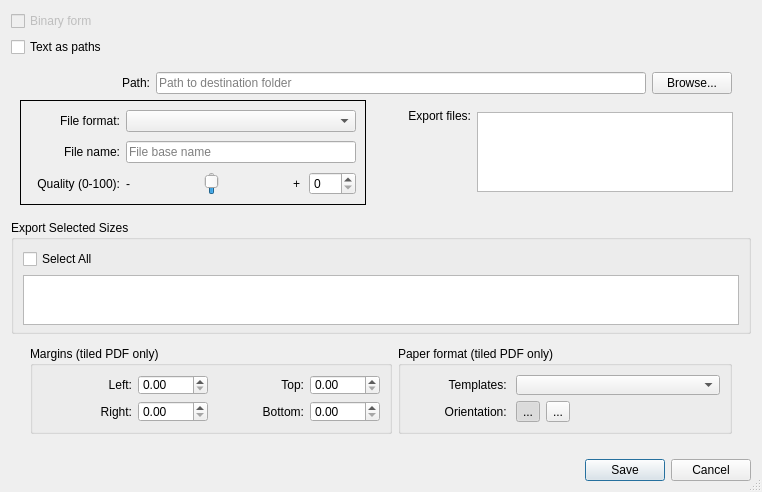
<?xml version="1.0" encoding="UTF-8"?>
<ui version="4.0">
 <class>ExportLayoutDialog</class>
 <widget class="QDialog" name="ExportLayoutDialog">
  <property name="windowModality">
   <enum>Qt::NonModal</enum>
  </property>
  <property name="geometry">
   <rect>
    <x>0</x>
    <y>0</y>
    <width>762</width>
    <height>492</height>
   </rect>
  </property>
  <property name="minimumSize">
   <size>
    <width>0</width>
    <height>0</height>
   </size>
  </property>
  <property name="maximumSize">
   <size>
    <width>16777215</width>
    <height>16777215</height>
   </size>
  </property>
  <property name="font">
   <font>
    <pointsize>9</pointsize>
   </font>
  </property>
  <property name="windowTitle">
   <string>Export Layout</string>
  </property>
  <property name="windowIcon">
   <iconset resource="../share/resources/toolicon.qrc">
    <normaloff>:/tsvg/spectrum/ExportTo.tsvg</normaloff>:/tsvg/spectrum/ExportTo.tsvg</iconset>
  </property>
  <property name="sizeGripEnabled">
   <bool>true</bool>
  </property>
  <property name="modal">
   <bool>true</bool>
  </property>
  <layout class="QVBoxLayout" name="verticalLayout_6">
   <item>
    <widget class="QCheckBox" name="binaryDXF_CheckBox">
     <property name="enabled">
      <bool>false</bool>
     </property>
     <property name="text">
      <string>Binary form</string>
     </property>
    </widget>
   </item>
   <item>
    <widget class="QCheckBox" name="textAsPaths_Checkbox">
     <property name="enabled">
      <bool>true</bool>
     </property>
     <property name="text">
      <string>Text as paths</string>
     </property>
    </widget>
   </item>
   <item>
    <widget class="QFrame" name="frame">
     <property name="sizePolicy">
      <sizepolicy hsizetype="Preferred" vsizetype="Maximum">
       <horstretch>0</horstretch>
       <verstretch>0</verstretch>
      </sizepolicy>
     </property>
     <property name="minimumSize">
      <size>
       <width>0</width>
       <height>0</height>
      </size>
     </property>
     <property name="frameShape">
      <enum>QFrame::NoFrame</enum>
     </property>
     <layout class="QVBoxLayout" name="verticalLayout_2">
      <item>
       <layout class="QHBoxLayout" name="path_HorizontalLayout">
        <property name="leftMargin">
         <number>10</number>
        </property>
        <property name="rightMargin">
         <number>10</number>
        </property>
        <item>
         <widget class="QLabel" name="path_Label">
          <property name="sizePolicy">
           <sizepolicy hsizetype="Preferred" vsizetype="Fixed">
            <horstretch>0</horstretch>
            <verstretch>0</verstretch>
           </sizepolicy>
          </property>
          <property name="minimumSize">
           <size>
            <width>120</width>
            <height>0</height>
           </size>
          </property>
          <property name="text">
           <string>Path:</string>
          </property>
          <property name="alignment">
           <set>Qt::AlignRight|Qt::AlignTrailing|Qt::AlignVCenter</set>
          </property>
         </widget>
        </item>
        <item>
         <widget class="QLineEdit" name="path_LineEdit">
          <property name="sizePolicy">
           <sizepolicy hsizetype="Expanding" vsizetype="Fixed">
            <horstretch>0</horstretch>
            <verstretch>0</verstretch>
           </sizepolicy>
          </property>
          <property name="minimumSize">
           <size>
            <width>420</width>
            <height>0</height>
           </size>
          </property>
          <property name="toolTip">
           <string>Destination folder</string>
          </property>
          <property name="placeholderText">
           <string>Path to destination folder</string>
          </property>
         </widget>
        </item>
        <item>
         <widget class="QPushButton" name="browse_PushButton">
          <property name="sizePolicy">
           <sizepolicy hsizetype="Preferred" vsizetype="Fixed">
            <horstretch>0</horstretch>
            <verstretch>0</verstretch>
           </sizepolicy>
          </property>
          <property name="toolTip">
           <string>Select path to destination folder</string>
          </property>
          <property name="text">
           <string>Browse...</string>
          </property>
         </widget>
        </item>
       </layout>
      </item>
      <item>
       <layout class="QHBoxLayout" name="horizontalLayout_2">
        <item>
         <widget class="QFrame" name="file_Frame">
          <property name="frameShape">
           <enum>QFrame::Box</enum>
          </property>
          <layout class="QHBoxLayout" name="horizontalLayout_3">
           <item>
            <layout class="QFormLayout" name="file_FormLayout">
             <property name="verticalSpacing">
              <number>9</number>
             </property>
             <item row="0" column="0">
              <widget class="QLabel" name="format_Label">
               <property name="minimumSize">
                <size>
                 <width>90</width>
                 <height>0</height>
                </size>
               </property>
               <property name="text">
                <string>File format:</string>
               </property>
               <property name="alignment">
                <set>Qt::AlignRight|Qt::AlignTrailing|Qt::AlignVCenter</set>
               </property>
              </widget>
             </item>
             <item row="0" column="1">
              <widget class="ExportFormatCombobox" name="format_ComboBox">
               <property name="sizePolicy">
                <sizepolicy hsizetype="Expanding" vsizetype="Preferred">
                 <horstretch>0</horstretch>
                 <verstretch>0</verstretch>
                </sizepolicy>
               </property>
               <property name="minimumSize">
                <size>
                 <width>0</width>
                 <height>0</height>
                </size>
               </property>
              </widget>
             </item>
             <item row="1" column="0">
              <widget class="QLabel" name="filename_Label">
               <property name="minimumSize">
                <size>
                 <width>90</width>
                 <height>0</height>
                </size>
               </property>
               <property name="text">
                <string>File name:</string>
               </property>
               <property name="alignment">
                <set>Qt::AlignRight|Qt::AlignTrailing|Qt::AlignVCenter</set>
               </property>
              </widget>
             </item>
             <item row="1" column="1">
              <widget class="QLineEdit" name="filename_LineEdit">
               <property name="sizePolicy">
                <sizepolicy hsizetype="Expanding" vsizetype="Preferred">
                 <horstretch>0</horstretch>
                 <verstretch>0</verstretch>
                </sizepolicy>
               </property>
               <property name="minimumSize">
                <size>
                 <width>0</width>
                 <height>0</height>
                </size>
               </property>
               <property name="toolTip">
                <string>File base name</string>
               </property>
               <property name="placeholderText">
                <string>File base name</string>
               </property>
              </widget>
             </item>
             <item row="2" column="0">
              <widget class="QLabel" name="quality_Label">
               <property name="minimumSize">
                <size>
                 <width>90</width>
                 <height>0</height>
                </size>
               </property>
               <property name="font">
                <font>
                 <pointsize>9</pointsize>
                </font>
               </property>
               <property name="text">
                <string>Quality (0-100):</string>
               </property>
               <property name="alignment">
                <set>Qt::AlignRight|Qt::AlignTrailing|Qt::AlignVCenter</set>
               </property>
              </widget>
             </item>
             <item row="2" column="1">
              <layout class="QHBoxLayout" name="quality_HorizontalLayout">
               <property name="spacing">
                <number>9</number>
               </property>
               <item>
                <widget class="QLabel" name="minus_Label">
                 <property name="sizePolicy">
                  <sizepolicy hsizetype="Fixed" vsizetype="Preferred">
                   <horstretch>0</horstretch>
                   <verstretch>0</verstretch>
                  </sizepolicy>
                 </property>
                 <property name="maximumSize">
                  <size>
                   <width>10</width>
                   <height>16777215</height>
                  </size>
                 </property>
                 <property name="font">
                  <font>
                   <pointsize>9</pointsize>
                  </font>
                 </property>
                 <property name="text">
                  <string notr="true">-</string>
                 </property>
                 <property name="indent">
                  <number>0</number>
                 </property>
                </widget>
               </item>
               <item>
                <widget class="QSlider" name="quality_Slider">
                 <property name="sizePolicy">
                  <sizepolicy hsizetype="Expanding" vsizetype="Preferred">
                   <horstretch>0</horstretch>
                   <verstretch>0</verstretch>
                  </sizepolicy>
                 </property>
                 <property name="minimumSize">
                  <size>
                   <width>0</width>
                   <height>22</height>
                  </size>
                 </property>
                 <property name="maximumSize">
                  <size>
                   <width>16777215</width>
                   <height>16777215</height>
                  </size>
                 </property>
                 <property name="styleSheet">
                  <string notr="true">QSlider::groove:horizontal {
border: 1px solid #bbb;
background: white;
height: 10px;
border-radius: 4px;
}

QSlider::sub-page:horizontal {
background: qlineargradient(x1: 0, y1: 0,    x2: 0, y2: 1,
stop: 0 #66e, stop: 1 #bbf);
background: qlineargradient(x1: 0, y1: 0.2, x2: 1, y2: 1,
stop: 0 #bbf, stop: 1 #55f);
border: 1px solid #777;
height: 10px;
border-radius: 4px;
}

QSlider::add-page:horizontal {
background: #fff;
border: 1px solid #777;
height: 10px;
border-radius: 4px;
}

QSlider::handle:horizontal {
background: qlineargradient(x1:0, y1:0, x2:1, y2:1,
stop:0 #eee, stop:1 #ccc);
border: 1px solid #777;
width: 13px;
margin-top: -2px;
margin-bottom: -2px;
border-radius: 4px;
}

QSlider::handle:horizontal:hover {
background: qlineargradient(x1:0, y1:0, x2:1, y2:1,
stop:0 #fff, stop:1 #ddd);
border: 1px solid #444;
border-radius: 4px;
}

QSlider::sub-page:horizontal:disabled {
background: #bbb;
border-color: #999;
}

QSlider::add-page:horizontal:disabled {
background: #eee;
border-color: #999;
}

QSlider::handle:horizontal:disabled {
background: #eee;
border: 1px solid #aaa;
border-radius: 4px;
}</string>
                 </property>
                 <property name="maximum">
                  <number>100</number>
                 </property>
                 <property name="value">
                  <number>75</number>
                 </property>
                 <property name="sliderPosition">
                  <number>75</number>
                 </property>
                </widget>
               </item>
               <item>
                <widget class="QLabel" name="plus_Label">
                 <property name="sizePolicy">
                  <sizepolicy hsizetype="Fixed" vsizetype="Preferred">
                   <horstretch>0</horstretch>
                   <verstretch>0</verstretch>
                  </sizepolicy>
                 </property>
                 <property name="maximumSize">
                  <size>
                   <width>10</width>
                   <height>16777215</height>
                  </size>
                 </property>
                 <property name="font">
                  <font>
                   <pointsize>9</pointsize>
                  </font>
                 </property>
                 <property name="text">
                  <string notr="true">+</string>
                 </property>
                </widget>
               </item>
               <item>
                <widget class="QSpinBox" name="percent_SpinBox">
                 <property name="sizePolicy">
                  <sizepolicy hsizetype="Fixed" vsizetype="Fixed">
                   <horstretch>0</horstretch>
                   <verstretch>0</verstretch>
                  </sizepolicy>
                 </property>
                 <property name="buttonSymbols">
                  <enum>QAbstractSpinBox::UpDownArrows</enum>
                 </property>
                 <property name="maximum">
                  <number>100</number>
                 </property>
                </widget>
               </item>
              </layout>
             </item>
            </layout>
           </item>
          </layout>
         </widget>
        </item>
        <item>
         <widget class="QFrame" name="export_Frame">
          <property name="frameShape">
           <enum>QFrame::NoFrame</enum>
          </property>
          <layout class="QHBoxLayout" name="horizontalLayout_5">
           <item>
            <widget class="QLabel" name="exportFiles_Label">
             <property name="sizePolicy">
              <sizepolicy hsizetype="Preferred" vsizetype="Preferred">
               <horstretch>0</horstretch>
               <verstretch>0</verstretch>
              </sizepolicy>
             </property>
             <property name="minimumSize">
              <size>
               <width>90</width>
               <height>0</height>
              </size>
             </property>
             <property name="text">
              <string>Export files:</string>
             </property>
             <property name="alignment">
              <set>Qt::AlignRight|Qt::AlignTop|Qt::AlignTrailing</set>
             </property>
            </widget>
           </item>
           <item>
            <widget class="QListWidget" name="exportFiles_ListWidget">
             <property name="sizePolicy">
              <sizepolicy hsizetype="Expanding" vsizetype="Expanding">
               <horstretch>0</horstretch>
               <verstretch>0</verstretch>
              </sizepolicy>
             </property>
             <property name="minimumSize">
              <size>
               <width>180</width>
               <height>80</height>
              </size>
             </property>
             <property name="maximumSize">
              <size>
               <width>16777215</width>
               <height>80</height>
              </size>
             </property>
            </widget>
           </item>
          </layout>
         </widget>
        </item>
       </layout>
      </item>
     </layout>
    </widget>
   </item>
   <item>
    <widget class="QGroupBox" name="sizeSelection_GroupBox">
     <property name="sizePolicy">
      <sizepolicy hsizetype="Preferred" vsizetype="Expanding">
       <horstretch>0</horstretch>
       <verstretch>0</verstretch>
      </sizepolicy>
     </property>
     <property name="minimumSize">
      <size>
       <width>0</width>
       <height>0</height>
      </size>
     </property>
     <property name="title">
      <string>Export Selected Sizes</string>
     </property>
     <layout class="QVBoxLayout" name="sizeSelection_VLayout">
      <property name="bottomMargin">
       <number>6</number>
      </property>
      <item>
       <widget class="QCheckBox" name="selectAll_CheckBox">
        <property name="text">
         <string>Select All</string>
        </property>
       </widget>
      </item>
      <item>
       <widget class="QListWidget" name="sizes_ListWidget">
        <property name="sizePolicy">
         <sizepolicy hsizetype="Expanding" vsizetype="Fixed">
          <horstretch>0</horstretch>
          <verstretch>0</verstretch>
         </sizepolicy>
        </property>
        <property name="minimumSize">
         <size>
          <width>0</width>
          <height>50</height>
         </size>
        </property>
        <property name="maximumSize">
         <size>
          <width>16777215</width>
          <height>50</height>
         </size>
        </property>
        <property name="verticalScrollBarPolicy">
         <enum>Qt::ScrollBarAlwaysOff</enum>
        </property>
        <property name="isWrapping" stdset="0">
         <bool>false</bool>
        </property>
        <property name="viewMode">
         <enum>QListView::IconMode</enum>
        </property>
        <property name="wordWrap">
         <bool>false</bool>
        </property>
        <property name="itemAlignment">
         <set>Qt::AlignVCenter</set>
        </property>
       </widget>
      </item>
     </layout>
    </widget>
   </item>
   <item>
    <widget class="QWidget" name="tiledPDF_Widget" native="true">
     <property name="enabled">
      <bool>true</bool>
     </property>
     <property name="sizePolicy">
      <sizepolicy hsizetype="Preferred" vsizetype="Expanding">
       <horstretch>0</horstretch>
       <verstretch>0</verstretch>
      </sizepolicy>
     </property>
     <layout class="QVBoxLayout" name="verticalLayout_7">
      <property name="topMargin">
       <number>6</number>
      </property>
      <item>
       <layout class="QHBoxLayout" name="horizontalLayout">
        <property name="leftMargin">
         <number>10</number>
        </property>
        <property name="rightMargin">
         <number>10</number>
        </property>
        <item>
         <widget class="QGroupBox" name="margins_GroupBox">
          <property name="enabled">
           <bool>true</bool>
          </property>
          <property name="sizePolicy">
           <sizepolicy hsizetype="Expanding" vsizetype="Preferred">
            <horstretch>0</horstretch>
            <verstretch>0</verstretch>
           </sizepolicy>
          </property>
          <property name="minimumSize">
           <size>
            <width>300</width>
            <height>88</height>
           </size>
          </property>
          <property name="maximumSize">
           <size>
            <width>16777215</width>
            <height>16777215</height>
           </size>
          </property>
          <property name="title">
           <string>Margins (tiled PDF only)</string>
          </property>
          <property name="checkable">
           <bool>false</bool>
          </property>
          <layout class="QVBoxLayout" name="verticalLayout_3">
           <item>
            <layout class="QHBoxLayout" name="margins_HorizontalLayout">
             <item>
              <layout class="QFormLayout" name="margins_FormLayout">
               <item row="1" column="0">
                <widget class="QLabel" name="rightField_Label">
                 <property name="minimumSize">
                  <size>
                   <width>90</width>
                   <height>0</height>
                  </size>
                 </property>
                 <property name="text">
                  <string>Right:</string>
                 </property>
                 <property name="alignment">
                  <set>Qt::AlignRight|Qt::AlignTrailing|Qt::AlignVCenter</set>
                 </property>
                </widget>
               </item>
               <item row="1" column="1">
                <widget class="QDoubleSpinBox" name="rightField_DoubleSpinBox">
                 <property name="sizePolicy">
                  <sizepolicy hsizetype="Preferred" vsizetype="Fixed">
                   <horstretch>0</horstretch>
                   <verstretch>0</verstretch>
                  </sizepolicy>
                 </property>
                 <property name="minimumSize">
                  <size>
                   <width>70</width>
                   <height>0</height>
                  </size>
                 </property>
                </widget>
               </item>
               <item row="0" column="1">
                <widget class="QDoubleSpinBox" name="leftField_DoubleSpinBox">
                 <property name="sizePolicy">
                  <sizepolicy hsizetype="Preferred" vsizetype="Fixed">
                   <horstretch>0</horstretch>
                   <verstretch>0</verstretch>
                  </sizepolicy>
                 </property>
                 <property name="minimumSize">
                  <size>
                   <width>70</width>
                   <height>0</height>
                  </size>
                 </property>
                </widget>
               </item>
               <item row="0" column="0">
                <widget class="QLabel" name="leftField_Label">
                 <property name="minimumSize">
                  <size>
                   <width>90</width>
                   <height>0</height>
                  </size>
                 </property>
                 <property name="text">
                  <string>Left:</string>
                 </property>
                 <property name="alignment">
                  <set>Qt::AlignRight|Qt::AlignTrailing|Qt::AlignVCenter</set>
                 </property>
                </widget>
               </item>
              </layout>
             </item>
             <item>
              <layout class="QFormLayout" name="formLayout_3">
               <item row="0" column="0">
                <widget class="QLabel" name="topField_Label">
                 <property name="minimumSize">
                  <size>
                   <width>90</width>
                   <height>0</height>
                  </size>
                 </property>
                 <property name="text">
                  <string>Top:</string>
                 </property>
                 <property name="alignment">
                  <set>Qt::AlignRight|Qt::AlignTrailing|Qt::AlignVCenter</set>
                 </property>
                </widget>
               </item>
               <item row="0" column="1">
                <widget class="QDoubleSpinBox" name="topField_DoubleSpinBox">
                 <property name="sizePolicy">
                  <sizepolicy hsizetype="Preferred" vsizetype="Fixed">
                   <horstretch>0</horstretch>
                   <verstretch>0</verstretch>
                  </sizepolicy>
                 </property>
                 <property name="minimumSize">
                  <size>
                   <width>70</width>
                   <height>0</height>
                  </size>
                 </property>
                </widget>
               </item>
               <item row="1" column="0">
                <widget class="QLabel" name="bottomField_Label">
                 <property name="minimumSize">
                  <size>
                   <width>90</width>
                   <height>0</height>
                  </size>
                 </property>
                 <property name="text">
                  <string>Bottom:</string>
                 </property>
                 <property name="alignment">
                  <set>Qt::AlignRight|Qt::AlignTrailing|Qt::AlignVCenter</set>
                 </property>
                </widget>
               </item>
               <item row="1" column="1">
                <widget class="QDoubleSpinBox" name="bottomField_DoubleSpinBox">
                 <property name="sizePolicy">
                  <sizepolicy hsizetype="Preferred" vsizetype="Fixed">
                   <horstretch>0</horstretch>
                   <verstretch>0</verstretch>
                  </sizepolicy>
                 </property>
                 <property name="minimumSize">
                  <size>
                   <width>70</width>
                   <height>0</height>
                  </size>
                 </property>
                </widget>
               </item>
              </layout>
             </item>
            </layout>
           </item>
          </layout>
         </widget>
        </item>
        <item>
         <widget class="QGroupBox" name="paperFormat_GroupBox">
          <property name="enabled">
           <bool>true</bool>
          </property>
          <property name="sizePolicy">
           <sizepolicy hsizetype="Expanding" vsizetype="Preferred">
            <horstretch>0</horstretch>
            <verstretch>0</verstretch>
           </sizepolicy>
          </property>
          <property name="minimumSize">
           <size>
            <width>290</width>
            <height>88</height>
           </size>
          </property>
          <property name="maximumSize">
           <size>
            <width>16777215</width>
            <height>16777215</height>
           </size>
          </property>
          <property name="title">
           <string>Paper format (tiled PDF only)</string>
          </property>
          <layout class="QVBoxLayout" name="verticalLayout">
           <item>
            <layout class="QFormLayout" name="paperFormat_FormLayout">
             <item row="0" column="0">
              <widget class="QLabel" name="templates_Label">
               <property name="sizePolicy">
                <sizepolicy hsizetype="Expanding" vsizetype="Preferred">
                 <horstretch>0</horstretch>
                 <verstretch>0</verstretch>
                </sizepolicy>
               </property>
               <property name="minimumSize">
                <size>
                 <width>100</width>
                 <height>0</height>
                </size>
               </property>
               <property name="text">
                <string>Templates: </string>
               </property>
               <property name="alignment">
                <set>Qt::AlignRight|Qt::AlignTrailing|Qt::AlignVCenter</set>
               </property>
              </widget>
             </item>
             <item row="0" column="1">
              <widget class="PageFormatCombobox" name="templates_ComboBox">
               <property name="sizePolicy">
                <sizepolicy hsizetype="Expanding" vsizetype="Fixed">
                 <horstretch>0</horstretch>
                 <verstretch>0</verstretch>
                </sizepolicy>
               </property>
               <property name="minimumSize">
                <size>
                 <width>200</width>
                 <height>0</height>
                </size>
               </property>
              </widget>
             </item>
             <item row="1" column="0">
              <widget class="QLabel" name="orientation_Label">
               <property name="sizePolicy">
                <sizepolicy hsizetype="Expanding" vsizetype="Preferred">
                 <horstretch>0</horstretch>
                 <verstretch>0</verstretch>
                </sizepolicy>
               </property>
               <property name="minimumSize">
                <size>
                 <width>100</width>
                 <height>0</height>
                </size>
               </property>
               <property name="text">
                <string>Orientation: </string>
               </property>
               <property name="alignment">
                <set>Qt::AlignRight|Qt::AlignTrailing|Qt::AlignVCenter</set>
               </property>
              </widget>
             </item>
             <item row="1" column="1">
              <layout class="QHBoxLayout" name="orientation_HorizontalLayout">
               <item>
                <widget class="QToolButton" name="portrait_ToolButton">
                 <property name="text">
                  <string notr="true">...</string>
                 </property>
                 <property name="icon">
                  <iconset resource="../../../libs/vmisc/share/resources/icon.qrc">
                   <normaloff>:/tsvg/spectrum/OrientationPortrait.tsvg</normaloff>:/tsvg/spectrum/OrientationPortrait.tsvg</iconset>
                 </property>
                 <property name="checkable">
                  <bool>true</bool>
                 </property>
                 <property name="checked">
                  <bool>true</bool>
                 </property>
                 <property name="autoExclusive">
                  <bool>true</bool>
                 </property>
                </widget>
               </item>
               <item>
                <widget class="QToolButton" name="landscape_ToolButton">
                 <property name="text">
                  <string notr="true">...</string>
                 </property>
                 <property name="icon">
                  <iconset resource="../../../libs/vmisc/share/resources/icon.qrc">
                   <normaloff>:/tsvg/spectrum/OrientationLandscape.tsvg</normaloff>:/tsvg/spectrum/OrientationLandscape.tsvg</iconset>
                 </property>
                 <property name="checkable">
                  <bool>true</bool>
                 </property>
                 <property name="autoExclusive">
                  <bool>true</bool>
                 </property>
                </widget>
               </item>
               <item>
                <spacer name="horizontalSpacer_3">
                 <property name="orientation">
                  <enum>Qt::Horizontal</enum>
                 </property>
                 <property name="sizeHint" stdset="0">
                  <size>
                   <width>40</width>
                   <height>20</height>
                  </size>
                 </property>
                </spacer>
               </item>
              </layout>
             </item>
            </layout>
           </item>
          </layout>
         </widget>
        </item>
       </layout>
      </item>
      <item>
       <spacer name="verticalSpacer_2">
        <property name="orientation">
         <enum>Qt::Vertical</enum>
        </property>
        <property name="sizeHint" stdset="0">
         <size>
          <width>20</width>
          <height>40</height>
         </size>
        </property>
       </spacer>
      </item>
     </layout>
    </widget>
   </item>
   <item>
    <widget class="QDialogButtonBox" name="buttonBox">
     <property name="standardButtons">
      <set>QDialogButtonBox::Cancel|QDialogButtonBox::Save</set>
     </property>
    </widget>
   </item>
  </layout>
 </widget>
 <customwidgets>
  <customwidget>
   <class>ExportFormatCombobox</class>
   <extends>QComboBox</extends>
   <header>export_format_combobox.h</header>
  </customwidget>
  <customwidget>
   <class>PageFormatCombobox</class>
   <extends>QComboBox</extends>
   <header>page_format_combobox.h</header>
  </customwidget>
 </customwidgets>
 <tabstops>
  <tabstop>binaryDXF_CheckBox</tabstop>
  <tabstop>textAsPaths_Checkbox</tabstop>
  <tabstop>path_LineEdit</tabstop>
  <tabstop>browse_PushButton</tabstop>
  <tabstop>format_ComboBox</tabstop>
  <tabstop>filename_LineEdit</tabstop>
  <tabstop>quality_Slider</tabstop>
  <tabstop>percent_SpinBox</tabstop>
  <tabstop>exportFiles_ListWidget</tabstop>
  <tabstop>selectAll_CheckBox</tabstop>
  <tabstop>sizes_ListWidget</tabstop>
  <tabstop>leftField_DoubleSpinBox</tabstop>
  <tabstop>rightField_DoubleSpinBox</tabstop>
  <tabstop>topField_DoubleSpinBox</tabstop>
  <tabstop>bottomField_DoubleSpinBox</tabstop>
  <tabstop>templates_ComboBox</tabstop>
  <tabstop>portrait_ToolButton</tabstop>
  <tabstop>landscape_ToolButton</tabstop>
 </tabstops>
 <resources>
  <include location="../share/resources/toolicon.qrc"/>
  <include location="../../../libs/vmisc/share/resources/icon.qrc"/>
 </resources>
 <connections>
  <connection>
   <sender>buttonBox</sender>
   <signal>accepted()</signal>
   <receiver>ExportLayoutDialog</receiver>
   <slot>accept()</slot>
   <hints>
    <hint type="sourcelabel">
     <x>248</x>
     <y>254</y>
    </hint>
    <hint type="destinationlabel">
     <x>157</x>
     <y>274</y>
    </hint>
   </hints>
  </connection>
  <connection>
   <sender>buttonBox</sender>
   <signal>rejected()</signal>
   <receiver>ExportLayoutDialog</receiver>
   <slot>reject()</slot>
   <hints>
    <hint type="sourcelabel">
     <x>316</x>
     <y>260</y>
    </hint>
    <hint type="destinationlabel">
     <x>286</x>
     <y>274</y>
    </hint>
   </hints>
  </connection>
 </connections>
</ui>
